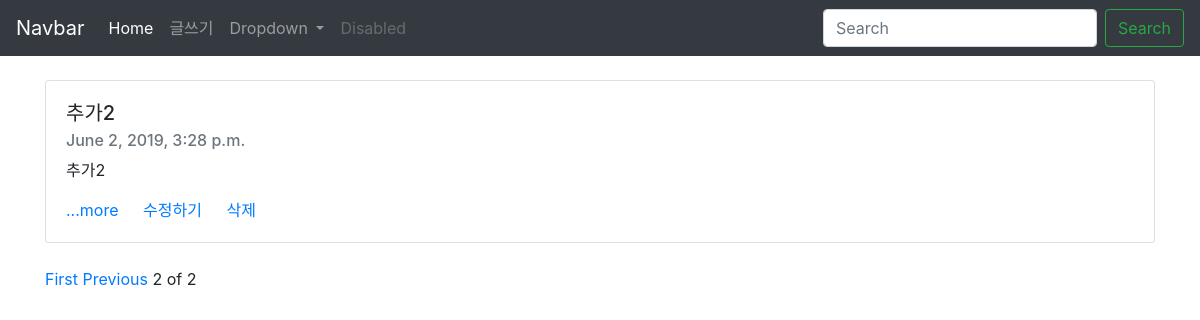
/?page=5, run on an earlier commit of the app's database.
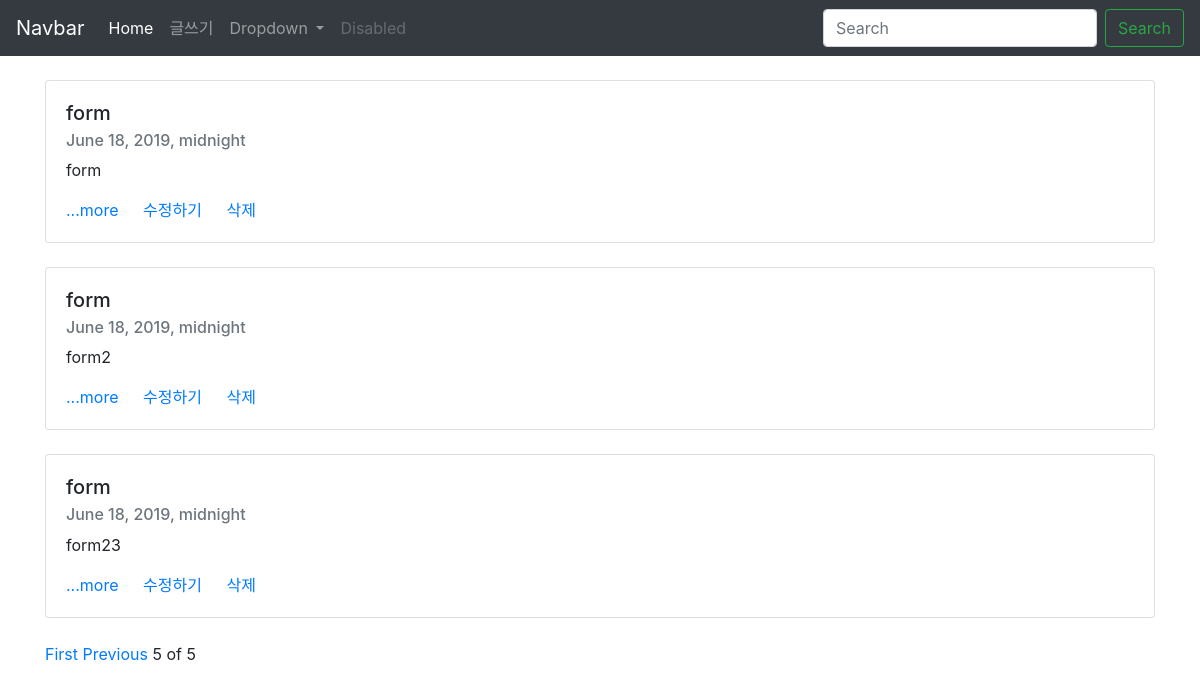
And on a later commit of the database.
### blog/models.py (models this page shows, shortened)
class Blog(models.Model):
    title = models.CharField(max_length=200)
    pub_date = models.DateTimeField()
    body = models.TextField()
    def summary(self):
        return self.body[:100]

### blog/views.py (the view)
# urls.py: path('',blog.views.home, name="home"),
def home(request):
    blogs = Blog.objects
    blog_list = Blog.objects.all()
    paginator = Paginator(blog_list, 3)
    page = request.GET.get('page')
    posts = paginator.get_page(page)
    return render(request, 'home.html',{'blogs':blogs, 'posts':posts})

### templates/home.html (shortened to what this page needs)
{% extends 'base.html' %}
{% block body%}
<body>
<br>
{% for blog in posts %}
<div class="container">
<div class="card">
  <div class="card-body">
    <h5 class="card-title">{{blog.title}}</h5>
    <h6 class="card-subtitle mb-2 text-muted">{{blog.pub_date}}</h6>
    <p class="card-text">{{blog.summary}}</p>
    <a href="{% url 'detail' blog.id %}" class="card-link">...more</a>
    <a href="{% url 'edit' blog.id %}" class="card-link">수정하기</a>
    <a href="{% url 'delete' blog.id %}" class="card-link">삭제</a>
  </div>
</div>
</div>
<br>
{% endfor %}
<div class="container">
  {% if posts.has_previous %}
    <a href="?page=1">First</a>
    <a href="?page={{posts.previous_page_number}}">Previous</a>
  {% endif %}
  <span>{{posts.number}}</span>
  <span>of</span>
  <span>{{posts.paginator.num_pages}}</span>
</div>
</body>
{% endblock %}

### templates/base.html (shortened to what this page needs)
<!DOCTYPE html>
<html lang="en">
<head>
    <link rel="stylesheet" href="https://stackpath.bootstrapcdn.com/bootstrap/4.3.1/css/bootstrap.min.css">
</head>
<body>
    <nav class="navbar navbar-expand-lg navbar-dark bg-dark">
  <a class="navbar-brand" href="#">Navbar</a>
  <div class="collapse navbar-collapse" id="navbarSupportedContent">
    <ul class="navbar-nav mr-auto">
      <li class="nav-item active">
        <a class="nav-link" href="{%url 'home'%}">Home <span class="sr-only">(current)</span></a>
      </li>
      <li class="nav-item">
        <a class="nav-link" href="{% url 'new' %}">글쓰기</a>
      </li>
      <li class="nav-item dropdown">
        <a class="nav-link dropdown-toggle" href="#" id="navbarDropdown" role="button" data-toggle="dropdown" aria-haspopup="true" aria-expanded="false">
          Dropdown
        </a>
      </li>
      <li class="nav-item">
        <a class="nav-link disabled" href="#" tabindex="-1" aria-disabled="true">Disabled</a>
      </li>
    </ul>
    <form class="form-inline my-2 my-lg-0">
      <input class="form-control mr-sm-2" type="search" placeholder="Search" aria-label="Search">
      <button class="btn btn-outline-success my-2 my-sm-0" type="submit">Search</button>
    </form>
  </div>
</nav>
{% block body %}
{% endblock %}
</body>
</html>

What changed in the data, as far as the page shows it:
no longer on this page (row unchanged): Blog: title "추가2", pub_date "June 2, 2019, 3:28 p.m.", summary "추가2"
added Blog: title "form", pub_date "June 18, 2019, midnight", summary "form"
added Blog: title "form", pub_date "June 18, 2019, midnight", summary "form2"
added Blog: title "form", pub_date "June 18, 2019, midnight", summary "form23"
Also different on the page:
{{ posts.number }}: "2" → "5"
{{ posts.paginator.num_pages }}: "2" → "5"
